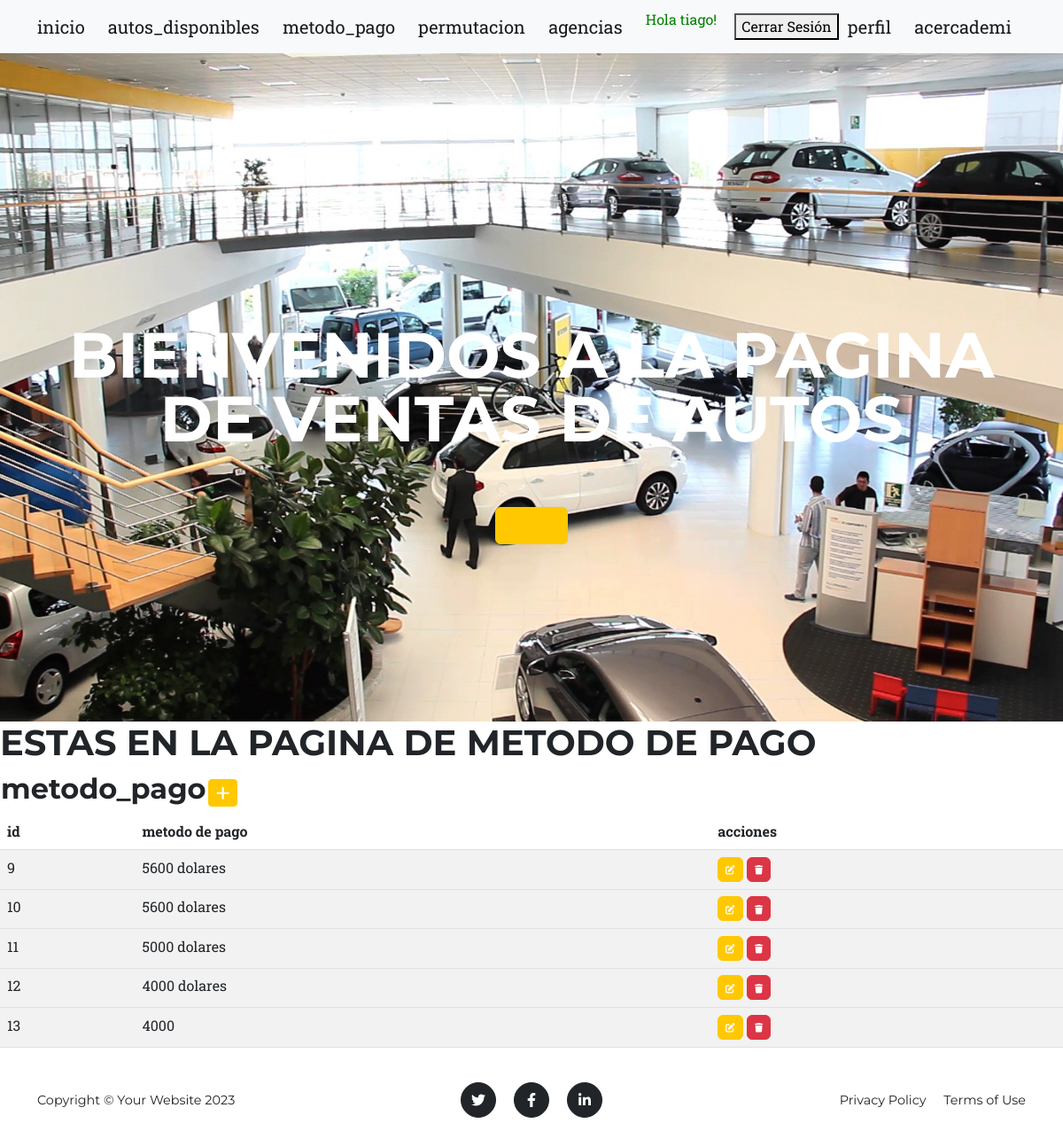
Screenshot of /aplicacion/metodo_pago (signed in) with the database file from the repository.
### aplicacion/models.py (models this page shows)
class metodo_pago(models.Model):
     efectivo=models.CharField(max_length=50)

### aplicacion/views.py (the view)
# urls.py: path('metodo_pago',metodo_pagolist.as_view(),name="metodo_pago"),
class metodo_pagolist(LoginRequiredMixin,ListView):
     model=metodo_pago

### aplicacion/templates/aplicacion/metodo_pago_list.html (shortened to what this page needs)
{% extends 'aplicacion/home.html' %}
{% block contenido %}
    <h1>ESTAS  EN LA PAGINA DE METODO DE PAGO </h1>
{% endblock contenido %}
{% block realidad %}
<table>
    <tr>
      <td width="200"><h2>metodo_pago </h2></td>
        <td>
           <a
            href="{%url 'metodo_pagocreate' %}"
            class="btn btn-primary btn-sm"
            ><i class="fa fa-plus fa-lg" title="crear"> </i>
            </a>
        </td>
    </tr>
</table>
    <table class="table table-striped">
         <thead>
               <th>id</th>
               <th>metodo de pago</th>
               <th>     acciones   </th>
        </thead>
    {% for h in metodo_pago_list %}
            <tr>
             <td>{{h.id}}</td>
             <td>{{h.efectivo}}</td>
             <td>
                <a
                  href="{%url 'metodo_pagoUpdate' h.id %}"
                  class="btn btn-primary"
                  style="--bs-btn-padding-y: .25rem; --bs-btn-padding-x: .5rem; --bs-btn-font-size: .75rem;"
                  ><i class="fa fa-edit fa-sm" title="Edit Record"></i>
                </a>
                <a
                  href="{%url 'metodo_pagoDelete' h.id %}"
                  class="btn btn-danger"
                  style="--bs-btn-padding-y: .25rem; --bs-btn-padding-x: .5rem; --bs-btn-font-size: .75rem;"
                  ><i class="fa fa-trash fa-sm" title="Delete Record"></i>
                </a>
              </td>
            <tr>
    {% endfor %}
    </table>
{% endblock realidad %}

### aplicacion/templates/aplicacion/home.html (shortened to what this page needs)
<!DOCTYPE html>
<html lang="en">
    <head>
        {% load static %}
        <link href="{% static 'css/styles.css'%}" rel="stylesheet" />
    </head>
    <body id="page-top">
       <nav class="navbar navbar-light bg-light static-top">
        <div class="container">
            <a class="navbar-brand" href="{%url   'home'  %}">inicio</a>
            <!DOCTYPE html>
<html lang="es">
<head>
</head>
<body>
            {% if user.is_authenticated %}
                 <a class="navbar-brand" href="{%url 'autos_disponibles' %}">autos_disponibles</a>
                 <a class="navbar-brand" href="{%url 'metodo_pago' %}">metodo_pago</a>
                 <a class="navbar-brand" href="{%url 'permutacion' %}">permutacion</a>
                 <a class="navbar-brand" href="{%url 'Agencias' %}">agencias</a>
                 <p style="color:green">Hola {{user.username}}!</p>
                 <form action="{% url 'logout' %}" method="post">
                    <button type="submit">Cerrar Sesión</button>
                </form>
                 <a class="navbar-brand" href="{%url 'editar_perfil' %}">perfil</a>
                 <a class="navbar-brand" href="{%url 'acercademi' %}">acercademi</a>
            {% else %}
                <a class="btn btn-primary" href="{% url 'login' %}"> login</a>
                <a class="btn btn-success" href="{% url 'registro' %}"> registro</a>
            {% endif %}
        </div>
       </nav>
        <header class="masthead">
            <div class="container">
                <div class="masthead-heading text-uppercase">BIENVENIDOS A LA PAGINA DE VENTAS DE AUTOS</div>
                <a class="btn btn-primary btn-xl text-uppercase" href="#services"></a>
            </div>
        </header>
        {% block contenido %}
        {% endblock contenido %}
        {% block realidad %}
        {% endblock realidad %}
        <footer class="footer py-4">
            <div class="container">
                <div class="row align-items-center">
                    <div class="col-lg-4 text-lg-start">Copyright &copy; Your Website 2023</div>
                    <div class="col-lg-4 my-3 my-lg-0">
                        <a class="btn btn-dark btn-social mx-2" href="#!" aria-label="Twitter"><i class="fab fa-twitter"></i></a>
                        <a class="btn btn-dark btn-social mx-2" href="#!" aria-label="Facebook"><i class="fab fa-facebook-f"></i></a>
                        <a class="btn btn-dark btn-social mx-2" href="#!" aria-label="LinkedIn"><i class="fab fa-linkedin-in"></i></a>
                    </div>
                    <div class="col-lg-4 text-lg-end">
                        <a class="link-dark text-decoration-none me-3" href="#!">Privacy Policy</a>
                        <a class="link-dark text-decoration-none" href="#!">Terms of Use</a>
                    </div>
                </div>
            </div>
        </footer>
    </body>
</html>

### rows the page displays
metodo_pago: id "9", efectivo "5600 dolares"
metodo_pago: id "10", efectivo "5600 dolares"
metodo_pago: id "11", efectivo "5000 dolares"
metodo_pago: id "12", efectivo "4000 dolares"
metodo_pago: id "13", efectivo "4000"

### other values shown
{{ user.username }} "tiago"
